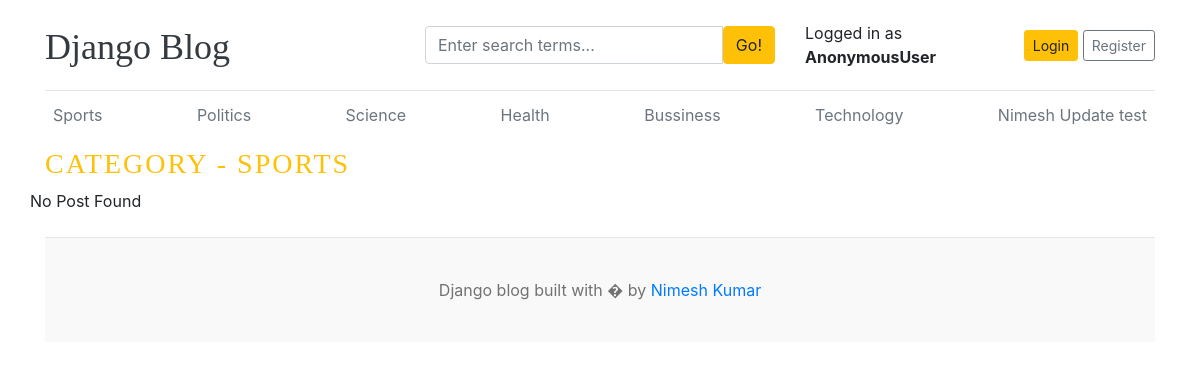
Page /category/1 on the committed database.
### blogs/models.py (models this page shows)
class Category(models.Model):
    create_name = models.CharField(max_length=50, unique=True)
    created_at = models.DateTimeField(auto_now_add=True)
    updated_at = models.DateTimeField(auto_now=True)
    class Meta:
        verbose_name_plural = 'categories'
    def __str__(self):
        return self.create_name

### blogs/views.py (the view)
# urls.py: path('<int:category_id>', views.post_by_category, name='post_by_category'),
def post_by_category(request, category_id):
    category_name = get_object_or_404(Category, id=category_id)
    posts = Blog.objects.filter(status='Published', category =category_id)
    context = {
        'posts'             : posts,
        'category_name'     : category_name
    }
    return render(request, 'post_by_category.html', context)

### blogs/context_processor.py (called while the page is built)
def get_categories(request):
    categories = Category.objects.all()
    return dict(categories=categories)

def get_social_links(request):
    socialLink = SocialLink.objects.all()
    return dict(socialLink=socialLink)

### templates/post_by_category.html
{% extends 'base.html' %}
{% block content %}
    <h3 class="text-uppercase  text-warning" style="letter-spacing: 2px;">Category - {{ category_name }}</h3>
    <div class="row mb-2">
        {% if posts  %}
            {% for post in posts %}
                <div class="col-md-6">
                    <div class="card border-0">
                        <div class="card-body">
                            <h3><a href="{% url 'blogs' post.slug %}" class="text-dark">{{ post.title }}</a></h3>
                            <small class="mb-1 text-muted">{{ post.created_at | timesince }} | {{ post.author }}</small>
                            <p class="card-text">{{ post.short_description | truncatewords:15 }}</p>
                        </div>
                    </div>
                </div>
            {% endfor %}
        {% else %}
            <p>No Post Found</p>
        {% endif %}
    </div>
{% endblock content %}

### templates/base.html (shortened to what this page needs)
{% load static %}
<!DOCTYPE html>
<html lang="en">
<head>
    <link href="https://getbootstrap.com/docs/4.0/dist/css/bootstrap.min.css" rel="stylesheet">
    <link href="{% static 'css/blog.css' %}" rel="stylesheet">
    <link rel="stylesheet" href="https://cdnjs.cloudflare.com/ajax/libs/font-awesome/4.7.0/css/font-awesome.min.css">
  </head>
<body>
    <div class="container">
      <header class="blog-header py-3">
        <div class="row flex-nowrap justify-content-between align-items-center">
          <div class="col-4 pt-1">
            <a class="blog-header-logo text-dark" href="/">Django Blog</a>
          </div>
          <div class="col-4">
            <form action="{% url 'search' %}" method="GET">
              <div class="input-group">
                <input  name="keyword" value="{{ keyword }}" class="form-control" type="text" placeholder="Enter search terms..." aria-label="Enter Search">
                <button type="submit"  class="btn btn-warning" id="button-search"> Go!</button>
              </div>
            </form>
          </div>
          <div class="col-4 d-flex justify-content-end align-items-center">
            <span> Logged in as <b>{{ user }}</b></span> &nbsp;
            {% if not user.is_authenticated %}
            <a class="btn btn-sm btn-warning" href="{% url 'login' %}">Login</a> &nbsp;
            <a class="btn btn-sm btn-outline-secondary" href="{% url 'register' %}">Register</a>
            {% else %}
            <span class="text-decoration-underline"> <a href="{% url 'dashboard' %}">Dashboard</a></span>
            &nbsp <a class="btn btn-sm btn-warning" href="{% url 'logout' %}">
              Logout
            </a>
            {% endif %}
          </div>
        </div>
      </header>
      <div class="nav-scroller py-1 mb-2">
        <nav class="nav d-flex justify-content-between">
            {% for cat in categories %}
          <a class="p-2 text-muted" href="{% url 'post_by_category' cat.id %}">{{ cat.create_name }}</a>
          {% endfor %}
        </nav>
      </div>
{% block content %}
{% endblock %}
<footer class="blog-footer">
  <p>Django blog built with � by <a href="#">Nimesh Kumar</a></p>
</footer>
</body>
</html>

### blog_main/static/css/blog.css (style rules this page uses)
.blog-header { border-bottom: 1px solid #e5e5e5; }
.blog-header-logo { font-family: "Playfair Display", Georgia, "Times New Roman", serif; font-size: 2.25rem; }
h1, h2, h3, h4, h5, h6 { font-family: "Playfair Display", Georgia, "Times New Roman", serif; }
.blog-footer { padding: 2.5rem 0; color: #727272; text-align: center; background-color: #f9f9f9; border-top: .05rem solid #e5e5e5; }
.blog-footer p:last-child { margin-bottom: 0; }

### rows in the picture
Category: create_name "Sports", create_name "SPORTS"
Category: create_name "Politics"
Category: create_name "Science"
Category: create_name "Health"
Category: create_name "Bussiness"
Category: create_name "Technology"
Category: create_name "Nimesh Update test"

### other values in the picture
{{ user }} "AnonymousUser"
